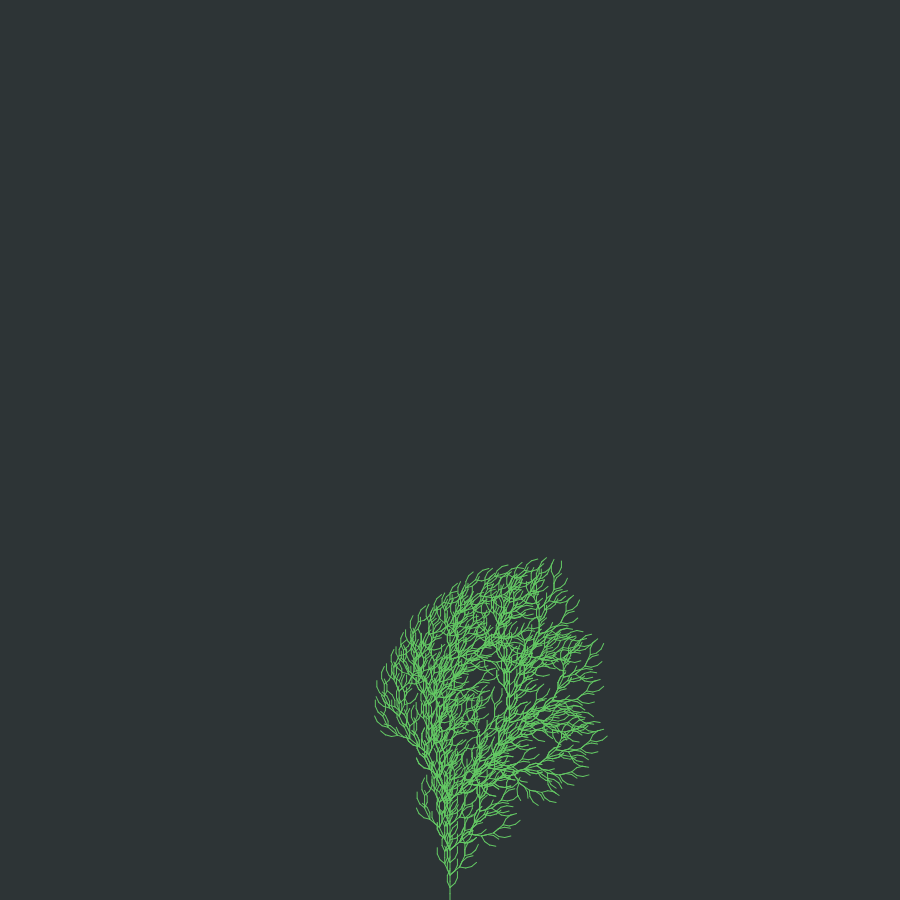
Frame 1 (no input)
Frame 2 (the mouse pressed at the canvas centre, redrawn once): identical to frame 1, image omitted

The p5.js sketch that drew this single still picture (run headless with seeded random() and noise() and a simulated clock; the mouse was pressed at the canvas centre and the sketch redrawn once):

// p5.js sketch
// ── sketch.js
let axiom = "F";
let sentence = axiom;
let len = 100;
let angle;

const rules = {
  "F": "FF+[+F-F-F]-[-F+F+F]"
};

function generate() {
  let nextSentence = "";
  for (let i = 0; i < sentence.length; i++) {
    const current = sentence.charAt(i);
    const found = rules[current];
    if (found) {
      nextSentence += found;
    } else {
      nextSentence += current;
    }
  }
  sentence = nextSentence;
  len *= 0.5;
}

function turtle() {
  background(45, 52, 54);
  resetMatrix();
  translate(width / 2, height);
  stroke(100, 200, 100);
  strokeWeight(1);
  
  for (let i = 0; i < sentence.length; i++) {
    const current = sentence.charAt(i);
    
    if (current === "F") {
      line(0, 0, 0, -len);
      translate(0, -len);
    } else if (current === "+") {
      rotate(angle);
    } else if (current === "-") {
      rotate(-angle);
    } else if (current === "[") {
      push();
    } else if (current === "]") {
      pop();
    }
  }
}

function setup() {
  const s = min(windowWidth, windowHeight) * 0.9;
  createCanvas(s, s);
  angle = radians(25);
  background(45, 52, 54);
  
  for (let i = 0; i < 4; i++) {
    generate();
  }
  
  turtle();
  noLoop();
}

function windowResized() {
  const s = min(windowWidth, windowHeight) * 0.9;
  resizeCanvas(s, s);
  redraw();
}

function draw() {
  turtle();
}
